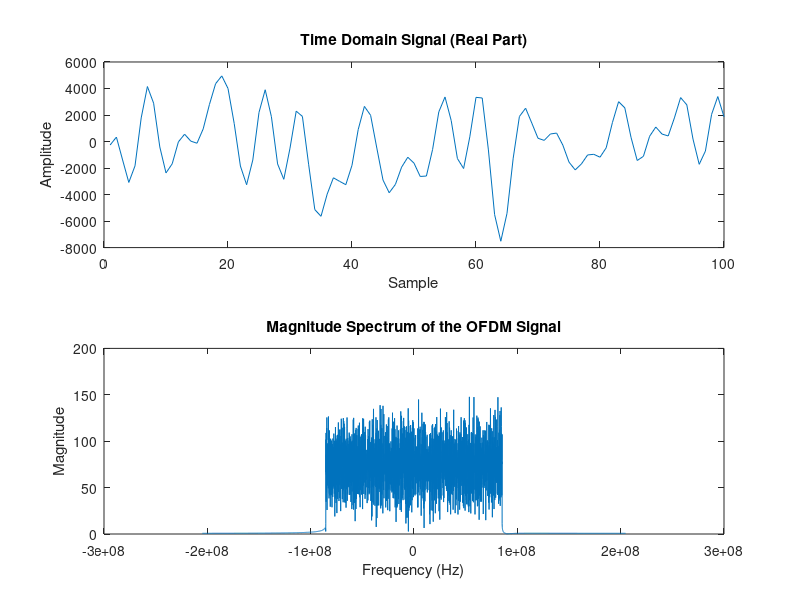
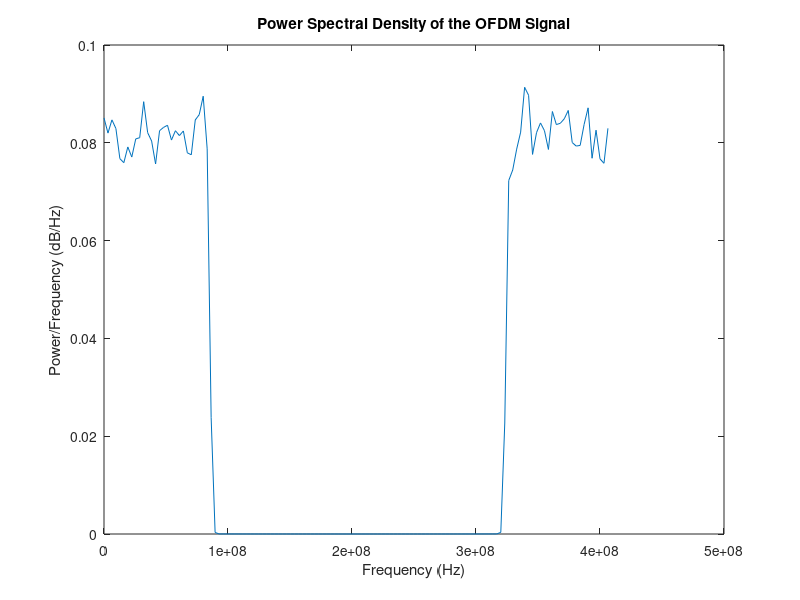
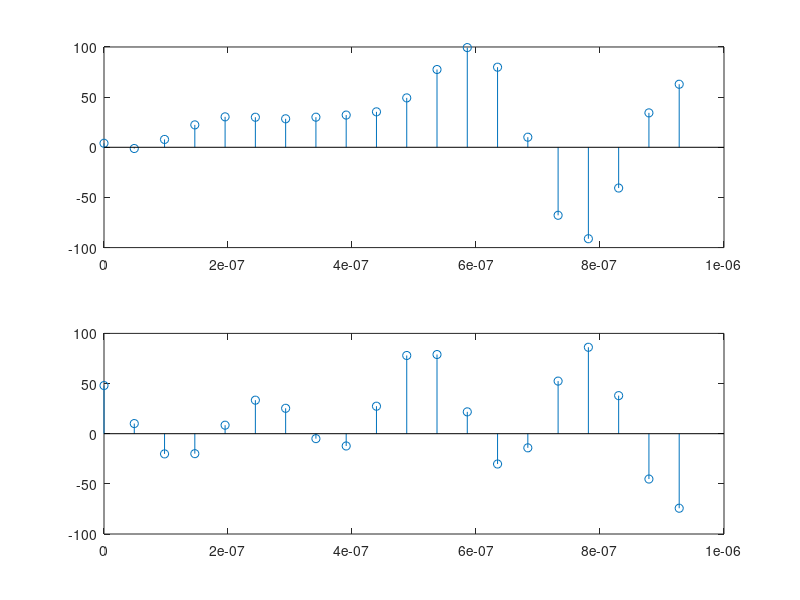
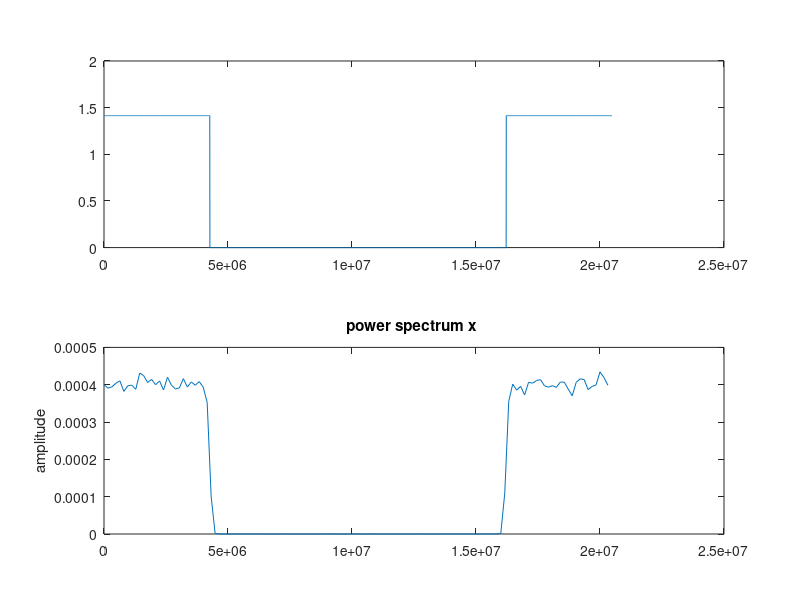

MATLAB code for these plots, in order:
% 清理环境
clear all; close all; clc;

% 输入参数-1（与第一段代码相匹配）
Tu = 200e-6; % 有效OFDM符号周期
T = Tu/2048; % 基带基本周期
G = 1/4; % 循环前缀因子，选择1/4、1/8、1/16和1/32
delta = G*Tu; % 保护带时长
Ts = delta+Tu; % 总OFDM符号周期
Kmax = 1705; % 子载波数量
FS = 4096; % IFFT/FFT长度
q = 10; % 载波周期与基本周期的比率
fc = q*1/T; % 载波频率
Rs = 4*fc; % 仿真周期

% 数据生成器-1（与第一段代码相匹配）
M = Kmax + 1;
a = -1 + 2*round(rand(M,1)) + 1i*(-1 + 2*round(rand(M,1)));

% IFFT操作准备-1（与第一段代码相匹配）
info = zeros(FS,1); % 初始化IFFT向量
info(1:(M/2)) = a(1:(M/2)); % 前一半子载波
info(end-(M/2-1):end) = a((M/2+1):end); % 后一半子载波

% 子载波生成-1（与第一段代码相匹配）
carriers = FS.*ifft(info, FS); % IFFT
carriers = carriers.*sqrt(FS); % 归一化功率

% 生成OFDM信号-1（与第一段代码相匹配）
ofdm_signal = [carriers(end-FS*G+1:end); carriers]; % 添加循环前缀

% 绘制时域信号-1（与第一段代码相匹配）
figure;
subplot(2,1,1);
plot(real(ofdm_signal(1:100)));
title('Time Domain Signal (Real Part)');
xlabel('Sample');
ylabel('Amplitude');

% 信号的频谱-1（与第一段代码相匹配）
N = length(ofdm_signal); % 信号长度
f = Rs*(-N/2:N/2-1)/N; % 频率向量
Y = fftshift(fft(ofdm_signal, N))/N; % 频谱归一化

% 绘制频谱-1（与第一段代码相匹配）
subplot(2,1,2);
plot(f,abs(Y));
title('Magnitude Spectrum of the OFDM Signal');
xlabel('Frequency (Hz)');
ylabel('Magnitude');

% 绘制功率谱密度-1（与第一段代码相匹配）
figure;
pwelch(ofdm_signal,[],[],[],Rs);
title('Power Spectral Density of the OFDM Signal');
xlabel('Frequency (Hz)');
ylabel('Power/Frequency (dB/Hz)');

% 输入参数-2（B）
Tu1 = 200e-6; % 有效OFDM符号周期
T1 = Tu1/2048; % 基带基本周期
G1 = 0; % 选择1/4、1/8、1/16和1/32
delta1 = G1*Tu1; % 保护带时长
Ts1 = delta1+Tu1; % 总OFDM符号周期
Kmax1 = 1705; % 子载波数量
Kmin1 = 0;
FS1 = 4096; % IFFT/FFT 长度
q1 = 10; % 载波周期与基本周期的比率
fc1 = q1*1/T1; % 载波频率
Rs1 = 4*fc1; % 仿真周期
t1 = 0:1/Rs1:Tu1;

% 数据生成器-2（B）
M1 = Kmax1 + 1;
rand('state',0);
a1 = -1 + 2*round(rand(M1,1)).' + i*(-1 + 2*round(rand(M1,1))).';
A1 = length(a1);
info1 = zeros(FS1,1);
info1(1:(A1/2)) = [a1(1:(A1/2)).']; % 零填充
info1((FS1-((A1/2)-1)):FS1) = [a1(((A1/2)+1):A1).'];

% 子载波生成-2（B）
carriers1 = FS1.*ifft(info1, FS1);
tt1 = 0:T1/2:Tu1;
figure(11);
subplot(211);
stem(tt1(1:20),real(carriers1(1:20)));

subplot(212);
stem(tt1(1:20),imag(carriers1(1:20)));
figure(12);
f1 = (2/T1)*(1:(FS1))/(FS1);
subplot(211);
plot(f1,abs(fft(carriers1, FS1))/FS1);
subplot(212);
pwelch(carriers1,[],[],[],2/T1);
